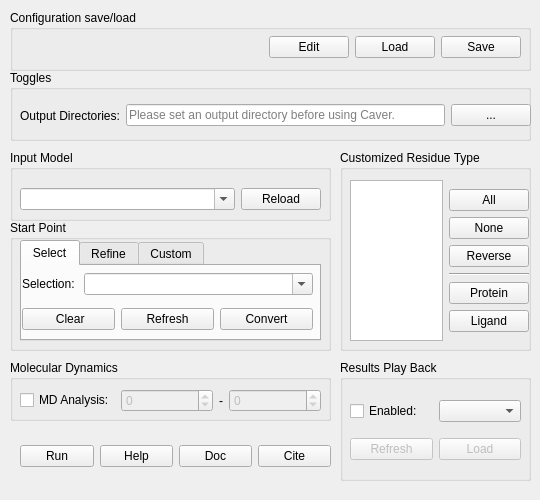
<?xml version="1.0" encoding="UTF-8"?>
<ui version="4.0">
 <class>CaverUI</class>
 <widget class="QWidget" name="CaverUI">
  <property name="geometry">
   <rect>
    <x>0</x>
    <y>0</y>
    <width>540</width>
    <height>500</height>
   </rect>
  </property>
  <property name="minimumSize">
   <size>
    <width>540</width>
    <height>500</height>
   </size>
  </property>
  <property name="maximumSize">
   <size>
    <width>540</width>
    <height>500</height>
   </size>
  </property>
  <property name="windowTitle">
   <string>Caver - PyQt</string>
  </property>
  <widget class="QGroupBox" name="groupBox">
   <property name="geometry">
    <rect>
     <x>10</x>
     <y>10</y>
     <width>521</width>
     <height>61</height>
    </rect>
   </property>
   <property name="title">
    <string>Configuration save/load</string>
   </property>
   <widget class="QWidget" name="horizontalLayoutWidget_9">
    <property name="geometry">
     <rect>
      <x>10</x>
      <y>20</y>
      <width>501</width>
      <height>34</height>
     </rect>
    </property>
    <layout class="QHBoxLayout" name="horizontalLayout_9">
     <item>
      <widget class="QLabel" name="label_configStatus">
       <property name="sizePolicy">
        <sizepolicy hsizetype="Expanding" vsizetype="Preferred">
         <horstretch>0</horstretch>
         <verstretch>0</verstretch>
        </sizepolicy>
       </property>
       <property name="toolTip">
        <string>The latest configuration info appears at here.</string>
       </property>
       <property name="text">
        <string/>
       </property>
      </widget>
     </item>
     <item>
      <layout class="QHBoxLayout" name="horizontalLayout_10">
       <item>
        <widget class="QPushButton" name="pushButton_editConfig">
         <property name="sizePolicy">
          <sizepolicy hsizetype="Fixed" vsizetype="Fixed">
           <horstretch>0</horstretch>
           <verstretch>0</verstretch>
          </sizepolicy>
         </property>
         <property name="toolTip">
          <string>Edit detailed preferences</string>
         </property>
         <property name="text">
          <string>Edit</string>
         </property>
        </widget>
       </item>
       <item>
        <widget class="QPushButton" name="pushButton_loadConfig">
         <property name="sizePolicy">
          <sizepolicy hsizetype="Fixed" vsizetype="Fixed">
           <horstretch>0</horstretch>
           <verstretch>0</verstretch>
          </sizepolicy>
         </property>
         <property name="toolTip">
          <string>Load configuration from a TXT or JSON file.</string>
         </property>
         <property name="text">
          <string>Load</string>
         </property>
        </widget>
       </item>
       <item>
        <widget class="QPushButton" name="pushButton_saveConfig">
         <property name="sizePolicy">
          <sizepolicy hsizetype="Fixed" vsizetype="Fixed">
           <horstretch>0</horstretch>
           <verstretch>0</verstretch>
          </sizepolicy>
         </property>
         <property name="toolTip">
          <string>Save current configuration to a TXT or JSON file.</string>
         </property>
         <property name="text">
          <string>Save</string>
         </property>
        </widget>
       </item>
      </layout>
     </item>
    </layout>
   </widget>
  </widget>
  <widget class="QGroupBox" name="groupBox_2">
   <property name="geometry">
    <rect>
     <x>10</x>
     <y>70</y>
     <width>521</width>
     <height>71</height>
    </rect>
   </property>
   <property name="title">
    <string>Toggles</string>
   </property>
   <widget class="QWidget" name="layoutWidget">
    <property name="geometry">
     <rect>
      <x>10</x>
      <y>20</y>
      <width>511</width>
      <height>51</height>
     </rect>
    </property>
    <layout class="QHBoxLayout" name="horizontalLayout_13">
     <item>
      <layout class="QHBoxLayout" name="horizontalLayout_12">
       <item>
        <widget class="QLabel" name="label_8">
         <property name="text">
          <string>Output Directories:</string>
         </property>
        </widget>
       </item>
       <item>
        <widget class="QLineEdit" name="lineEdit_outputDir">
         <property name="toolTip">
          <string>Output directory for saving all results</string>
         </property>
         <property name="placeholderText">
          <string>Please set an output directory before using Caver.</string>
         </property>
        </widget>
       </item>
      </layout>
     </item>
     <item>
      <widget class="QPushButton" name="pushButton_openOutputDir">
       <property name="toolTip">
        <string>Pick an output directory.</string>
       </property>
       <property name="text">
        <string>...</string>
       </property>
      </widget>
     </item>
    </layout>
   </widget>
  </widget>
  <widget class="QGroupBox" name="groupBox_3">
   <property name="geometry">
    <rect>
     <x>10</x>
     <y>150</y>
     <width>321</width>
     <height>71</height>
    </rect>
   </property>
   <property name="title">
    <string>Input Model</string>
   </property>
   <widget class="QWidget" name="horizontalLayoutWidget_2">
    <property name="geometry">
     <rect>
      <x>10</x>
      <y>30</y>
      <width>301</width>
      <height>38</height>
     </rect>
    </property>
    <layout class="QHBoxLayout" name="horizontalLayout">
     <item>
      <widget class="QComboBox" name="comboBox_inputModel">
       <property name="toolTip">
        <string>PyMOL model to be analysed.</string>
       </property>
       <property name="editable">
        <bool>true</bool>
       </property>
      </widget>
     </item>
     <item>
      <widget class="QPushButton" name="pushButton_reloadInputModel">
       <property name="sizePolicy">
        <sizepolicy hsizetype="Fixed" vsizetype="Fixed">
         <horstretch>0</horstretch>
         <verstretch>0</verstretch>
        </sizepolicy>
       </property>
       <property name="toolTip">
        <string>Reload PyMOL model objects</string>
       </property>
       <property name="text">
        <string>Reload</string>
       </property>
      </widget>
     </item>
    </layout>
   </widget>
  </widget>
  <widget class="QGroupBox" name="groupBox_4">
   <property name="geometry">
    <rect>
     <x>10</x>
     <y>220</y>
     <width>321</width>
     <height>131</height>
    </rect>
   </property>
   <property name="title">
    <string>Start Point </string>
   </property>
   <widget class="QTabWidget" name="tabWidget">
    <property name="geometry">
     <rect>
      <x>10</x>
      <y>20</y>
      <width>301</width>
      <height>101</height>
     </rect>
    </property>
    <property name="currentIndex">
     <number>0</number>
    </property>
    <widget class="QWidget" name="tab_coordinates">
     <property name="toolTip">
      <string>Use PyMOL selection to create starting point coordinates.</string>
     </property>
     <attribute name="title">
      <string>Select</string>
     </attribute>
     <widget class="QWidget" name="verticalLayoutWidget_4">
      <property name="geometry">
       <rect>
        <x>0</x>
        <y>0</y>
        <width>291</width>
        <height>71</height>
       </rect>
      </property>
      <layout class="QVBoxLayout" name="verticalLayout_3">
       <item>
        <layout class="QHBoxLayout" name="horizontalLayout_14">
         <item>
          <widget class="QLabel" name="label_9">
           <property name="text">
            <string>Selection: </string>
           </property>
          </widget>
         </item>
         <item>
          <widget class="QComboBox" name="comboBox_startPointSele">
           <property name="sizePolicy">
            <sizepolicy hsizetype="Expanding" vsizetype="Fixed">
             <horstretch>0</horstretch>
             <verstretch>0</verstretch>
            </sizepolicy>
           </property>
           <property name="toolTip">
            <string/>
           </property>
           <property name="editable">
            <bool>true</bool>
           </property>
          </widget>
         </item>
        </layout>
       </item>
       <item>
        <layout class="QHBoxLayout" name="horizontalLayout_15">
         <item>
          <widget class="QPushButton" name="pushButton_clearStartPointSele">
           <property name="toolTip">
            <string>If you wish to use Custom input, clear the selections.</string>
           </property>
           <property name="text">
            <string> Clear</string>
           </property>
          </widget>
         </item>
         <item>
          <widget class="QPushButton" name="pushButton_RefreshSelection">
           <property name="toolTip">
            <string>Refresh the selection list</string>
           </property>
           <property name="text">
            <string>Refresh</string>
           </property>
          </widget>
         </item>
         <item>
          <widget class="QPushButton" name="pushButton_convertStartPointSele">
           <property name="toolTip">
            <string>Convert selection into xyz-coordinates.</string>
           </property>
           <property name="text">
            <string>Convert</string>
           </property>
          </widget>
         </item>
        </layout>
       </item>
      </layout>
     </widget>
    </widget>
    <widget class="QWidget" name="tab_refine">
     <property name="toolTip">
      <string>Refine coordinates from PyMOL selection.</string>
     </property>
     <attribute name="title">
      <string>Refine</string>
     </attribute>
     <widget class="QWidget" name="">
      <property name="geometry">
       <rect>
        <x>10</x>
        <y>10</y>
        <width>289</width>
        <height>25</height>
       </rect>
      </property>
      <layout class="QHBoxLayout" name="horizontalLayout_27">
       <property name="spacing">
        <number>0</number>
       </property>
       <item>
        <layout class="QHBoxLayout" name="horizontalLayout_28">
         <item>
          <widget class="QLabel" name="label_20">
           <property name="text">
            <string>x=</string>
           </property>
          </widget>
         </item>
         <item>
          <widget class="QDoubleSpinBox" name="doubleSpinBox_x">
           <property name="suffix">
            <string/>
           </property>
           <property name="decimals">
            <number>1</number>
           </property>
           <property name="minimum">
            <double>-100000.000000000000000</double>
           </property>
           <property name="maximum">
            <double>100000.000000000000000</double>
           </property>
          </widget>
         </item>
        </layout>
       </item>
       <item>
        <widget class="QLabel" name="label_21">
         <property name="text">
          <string>,</string>
         </property>
        </widget>
       </item>
       <item>
        <layout class="QHBoxLayout" name="horizontalLayout_29">
         <item>
          <widget class="QLabel" name="label_22">
           <property name="text">
            <string>y=</string>
           </property>
          </widget>
         </item>
         <item>
          <widget class="QDoubleSpinBox" name="doubleSpinBox_y">
           <property name="suffix">
            <string/>
           </property>
           <property name="decimals">
            <number>1</number>
           </property>
           <property name="minimum">
            <double>-100000.000000000000000</double>
           </property>
           <property name="maximum">
            <double>100000.000000000000000</double>
           </property>
          </widget>
         </item>
        </layout>
       </item>
       <item>
        <widget class="QLabel" name="label_23">
         <property name="text">
          <string>,</string>
         </property>
        </widget>
       </item>
       <item>
        <layout class="QHBoxLayout" name="horizontalLayout_30">
         <item>
          <widget class="QLabel" name="label_24">
           <property name="text">
            <string>z=</string>
           </property>
          </widget>
         </item>
         <item>
          <widget class="QDoubleSpinBox" name="doubleSpinBox_z">
           <property name="suffix">
            <string/>
           </property>
           <property name="decimals">
            <number>1</number>
           </property>
           <property name="minimum">
            <double>-100000.000000000000000</double>
           </property>
           <property name="maximum">
            <double>100000.000000000000000</double>
           </property>
          </widget>
         </item>
        </layout>
       </item>
      </layout>
     </widget>
    </widget>
    <widget class="QWidget" name="tab_atoms">
     <property name="toolTip">
      <string>Input custom starting point settings. Atoms for atom ids, Residues for residue ids, coordinates for xyz coordinates.</string>
     </property>
     <attribute name="title">
      <string>Custom</string>
     </attribute>
     <widget class="QWidget" name="verticalLayoutWidget_2">
      <property name="geometry">
       <rect>
        <x>10</x>
        <y>10</y>
        <width>281</width>
        <height>61</height>
       </rect>
      </property>
      <layout class="QVBoxLayout" name="verticalLayout_2">
       <item>
        <layout class="QHBoxLayout" name="horizontalLayout_4">
         <item>
          <widget class="QRadioButton" name="radioButton_startAsAtoms">
           <property name="sizePolicy">
            <sizepolicy hsizetype="Fixed" vsizetype="Fixed">
             <horstretch>0</horstretch>
             <verstretch>0</verstretch>
            </sizepolicy>
           </property>
           <property name="toolTip">
            <string>starting_point_atom</string>
           </property>
           <property name="text">
            <string>Atoms</string>
           </property>
          </widget>
         </item>
         <item>
          <widget class="QRadioButton" name="radioButton_startAsResidues">
           <property name="sizePolicy">
            <sizepolicy hsizetype="Fixed" vsizetype="Fixed">
             <horstretch>0</horstretch>
             <verstretch>0</verstretch>
            </sizepolicy>
           </property>
           <property name="toolTip">
            <string>starting_point_residue</string>
           </property>
           <property name="text">
            <string>Residues</string>
           </property>
          </widget>
         </item>
         <item>
          <widget class="QRadioButton" name="radioButton_startAsCoords">
           <property name="sizePolicy">
            <sizepolicy hsizetype="Fixed" vsizetype="Fixed">
             <horstretch>0</horstretch>
             <verstretch>0</verstretch>
            </sizepolicy>
           </property>
           <property name="toolTip">
            <string>starting_point_coordinates</string>
           </property>
           <property name="text">
            <string>Coordinates</string>
           </property>
          </widget>
         </item>
        </layout>
       </item>
       <item>
        <widget class="QTextEdit" name="textEdit_startpoint">
         <property name="toolTip">
          <string>See the document for detaild syntax.</string>
         </property>
        </widget>
       </item>
      </layout>
     </widget>
    </widget>
   </widget>
  </widget>
  <widget class="QWidget" name="horizontalLayoutWidget_22">
   <property name="geometry">
    <rect>
     <x>20</x>
     <y>440</y>
     <width>311</width>
     <height>32</height>
    </rect>
   </property>
   <layout class="QHBoxLayout" name="horizontalLayout_22">
    <item>
     <widget class="QPushButton" name="pushButton_compute">
      <property name="sizePolicy">
       <sizepolicy hsizetype="Minimum" vsizetype="Fixed">
        <horstretch>0</horstretch>
        <verstretch>0</verstretch>
       </sizepolicy>
      </property>
      <property name="toolTip">
       <string>Run the analysis</string>
      </property>
      <property name="text">
       <string>Run</string>
      </property>
     </widget>
    </item>
    <item>
     <widget class="QPushButton" name="pushButton_help">
      <property name="sizePolicy">
       <sizepolicy hsizetype="Fixed" vsizetype="Fixed">
        <horstretch>0</horstretch>
        <verstretch>0</verstretch>
       </sizepolicy>
      </property>
      <property name="toolTip">
       <string>Help from the official website</string>
      </property>
      <property name="text">
       <string>Help</string>
      </property>
     </widget>
    </item>
    <item>
     <widget class="QPushButton" name="pushButton_doc">
      <property name="sizePolicy">
       <sizepolicy hsizetype="Fixed" vsizetype="Fixed">
        <horstretch>0</horstretch>
        <verstretch>0</verstretch>
       </sizepolicy>
      </property>
      <property name="toolTip">
       <string>Open document of Caver configuration</string>
      </property>
      <property name="text">
       <string>Doc</string>
      </property>
     </widget>
    </item>
    <item>
     <widget class="QPushButton" name="pushButton_cite">
      <property name="sizePolicy">
       <sizepolicy hsizetype="Fixed" vsizetype="Fixed">
        <horstretch>0</horstretch>
        <verstretch>0</verstretch>
       </sizepolicy>
      </property>
      <property name="toolTip">
       <string>Cite info</string>
      </property>
      <property name="text">
       <string>Cite</string>
      </property>
     </widget>
    </item>
   </layout>
  </widget>
  <widget class="QGroupBox" name="groupBox_5">
   <property name="geometry">
    <rect>
     <x>340</x>
     <y>150</y>
     <width>191</width>
     <height>201</height>
    </rect>
   </property>
   <property name="title">
    <string>Customized Residue Type</string>
   </property>
   <widget class="QWidget" name="horizontalLayoutWidget_23">
    <property name="geometry">
     <rect>
      <x>10</x>
      <y>30</y>
      <width>179</width>
      <height>161</height>
     </rect>
    </property>
    <layout class="QHBoxLayout" name="horizontalLayout_23">
     <item>
      <widget class="QListView" name="listView_residueType">
       <property name="sizePolicy">
        <sizepolicy hsizetype="Preferred" vsizetype="Expanding">
         <horstretch>0</horstretch>
         <verstretch>0</verstretch>
        </sizepolicy>
       </property>
       <property name="toolTip">
        <string>Residue names that takes into account. Protein residues is the default. Unselected residues will be ignored.</string>
       </property>
      </widget>
     </item>
     <item>
      <layout class="QVBoxLayout" name="verticalLayout_6">
       <item>
        <layout class="QVBoxLayout" name="verticalLayout_5">
         <item>
          <widget class="QPushButton" name="pushButton_allAA">
           <property name="sizePolicy">
            <sizepolicy hsizetype="Minimum" vsizetype="Fixed">
             <horstretch>0</horstretch>
             <verstretch>0</verstretch>
            </sizepolicy>
           </property>
           <property name="toolTip">
            <string>Select all of them.</string>
           </property>
           <property name="text">
            <string>All</string>
           </property>
          </widget>
         </item>
         <item>
          <widget class="QPushButton" name="pushButton_noneAA">
           <property name="sizePolicy">
            <sizepolicy hsizetype="Minimum" vsizetype="Fixed">
             <horstretch>0</horstretch>
             <verstretch>0</verstretch>
            </sizepolicy>
           </property>
           <property name="toolTip">
            <string>Select non of them.</string>
           </property>
           <property name="text">
            <string>None</string>
           </property>
          </widget>
         </item>
         <item>
          <widget class="QPushButton" name="pushButton_reverseAAsel">
           <property name="sizePolicy">
            <sizepolicy hsizetype="Minimum" vsizetype="Fixed">
             <horstretch>0</horstretch>
             <verstretch>0</verstretch>
            </sizepolicy>
           </property>
           <property name="toolTip">
            <string>Revese current selections.</string>
           </property>
           <property name="text">
            <string>Reverse</string>
           </property>
          </widget>
         </item>
         <item>
          <widget class="Line" name="line">
           <property name="orientation">
            <enum>Qt::Horizontal</enum>
           </property>
          </widget>
         </item>
         <item>
          <widget class="QPushButton" name="pushButton_proteinResn">
           <property name="sizePolicy">
            <sizepolicy hsizetype="Minimum" vsizetype="Fixed">
             <horstretch>0</horstretch>
             <verstretch>0</verstretch>
            </sizepolicy>
           </property>
           <property name="toolTip">
            <string>Protein residues only</string>
           </property>
           <property name="text">
            <string>Protein</string>
           </property>
          </widget>
         </item>
         <item>
          <widget class="QPushButton" name="pushButton_ligandResn">
           <property name="sizePolicy">
            <sizepolicy hsizetype="Minimum" vsizetype="Fixed">
             <horstretch>0</horstretch>
             <verstretch>0</verstretch>
            </sizepolicy>
           </property>
           <property name="toolTip">
            <string>Add non-protein residues.</string>
           </property>
           <property name="text">
            <string>Ligand</string>
           </property>
          </widget>
         </item>
        </layout>
       </item>
      </layout>
     </item>
    </layout>
   </widget>
  </widget>
  <widget class="QGroupBox" name="groupBox_6">
   <property name="geometry">
    <rect>
     <x>340</x>
     <y>360</y>
     <width>191</width>
     <height>121</height>
    </rect>
   </property>
   <property name="toolTip">
    <string>Reload historical analysis results.</string>
   </property>
   <property name="title">
    <string>Results Play Back</string>
   </property>
   <widget class="QWidget" name="verticalLayoutWidget">
    <property name="geometry">
     <rect>
      <x>10</x>
      <y>30</y>
      <width>171</width>
      <height>80</height>
     </rect>
    </property>
    <layout class="QVBoxLayout" name="verticalLayout">
     <item>
      <layout class="QHBoxLayout" name="horizontalLayout_2">
       <item>
        <widget class="QCheckBox" name="checkBox_EnablePlayBack">
         <property name="toolTip">
          <string>Enable result play backs</string>
         </property>
         <property name="text">
          <string>Enabled:</string>
         </property>
        </widget>
       </item>
       <item>
        <widget class="QComboBox" name="comboBox_RunID">
         <property name="toolTip">
          <string>Run ID that under the outputs.</string>
         </property>
        </widget>
       </item>
      </layout>
     </item>
     <item>
      <layout class="QHBoxLayout" name="horizontalLayout_3">
       <item>
        <widget class="QPushButton" name="pushButton_RefreshRunID">
         <property name="enabled">
          <bool>false</bool>
         </property>
         <property name="toolTip">
          <string>Refresh the Run IDs</string>
         </property>
         <property name="text">
          <string>Refresh</string>
         </property>
        </widget>
       </item>
       <item>
        <widget class="QPushButton" name="pushButton_LoadRunID">
         <property name="enabled">
          <bool>false</bool>
         </property>
         <property name="toolTip">
          <string>Load selected Run ID into PyMOL session.</string>
         </property>
         <property name="text">
          <string>Load</string>
         </property>
        </widget>
       </item>
      </layout>
     </item>
    </layout>
   </widget>
  </widget>
  <widget class="QGroupBox" name="groupBox_7">
   <property name="geometry">
    <rect>
     <x>10</x>
     <y>360</y>
     <width>321</width>
     <height>61</height>
    </rect>
   </property>
   <property name="title">
    <string>Molecular Dynamics</string>
   </property>
   <widget class="QWidget" name="layoutWidget">
    <property name="geometry">
     <rect>
      <x>10</x>
      <y>20</y>
      <width>301</width>
      <height>41</height>
     </rect>
    </property>
    <layout class="QHBoxLayout" name="horizontalLayout_8">
     <item>
      <widget class="QCheckBox" name="checkBox_MD">
       <property name="toolTip">
        <string>Enable MD analysis from PyMOL states.</string>
       </property>
       <property name="text">
        <string>MD Analysis:</string>
       </property>
      </widget>
     </item>
     <item>
      <layout class="QHBoxLayout" name="horizontalLayout_24">
       <item>
        <widget class="QSpinBox" name="spinBox_MD_StateMin">
         <property name="enabled">
          <bool>false</bool>
         </property>
         <property name="sizePolicy">
          <sizepolicy hsizetype="Expanding" vsizetype="Fixed">
           <horstretch>0</horstretch>
           <verstretch>0</verstretch>
          </sizepolicy>
         </property>
         <property name="toolTip">
          <string>Start state number</string>
         </property>
         <property name="suffix">
          <string/>
         </property>
         <property name="minimum">
          <number>-1</number>
         </property>
         <property name="maximum">
          <number>999999</number>
         </property>
        </widget>
       </item>
       <item>
        <widget class="QLabel" name="label">
         <property name="text">
          <string>-</string>
         </property>
         <property name="alignment">
          <set>Qt::AlignCenter</set>
         </property>
        </widget>
       </item>
       <item>
        <widget class="QSpinBox" name="spinBox_MD_StateMax">
         <property name="enabled">
          <bool>false</bool>
         </property>
         <property name="sizePolicy">
          <sizepolicy hsizetype="Expanding" vsizetype="Fixed">
           <horstretch>0</horstretch>
           <verstretch>0</verstretch>
          </sizepolicy>
         </property>
         <property name="toolTip">
          <string>End state number.</string>
         </property>
         <property name="minimum">
          <number>-1</number>
         </property>
         <property name="maximum">
          <number>999999</number>
         </property>
        </widget>
       </item>
      </layout>
     </item>
    </layout>
   </widget>
  </widget>
 </widget>
 <resources/>
 <connections>
  <connection>
   <sender>checkBox_EnablePlayBack</sender>
   <signal>toggled(bool)</signal>
   <receiver>pushButton_RefreshRunID</receiver>
   <slot>setEnabled(bool)</slot>
   <hints>
    <hint type="sourcelabel">
     <x>393</x>
     <y>437</y>
    </hint>
    <hint type="destinationlabel">
     <x>395</x>
     <y>481</y>
    </hint>
   </hints>
  </connection>
  <connection>
   <sender>checkBox_EnablePlayBack</sender>
   <signal>toggled(bool)</signal>
   <receiver>pushButton_LoadRunID</receiver>
   <slot>setEnabled(bool)</slot>
   <hints>
    <hint type="sourcelabel">
     <x>393</x>
     <y>437</y>
    </hint>
    <hint type="destinationlabel">
     <x>477</x>
     <y>481</y>
    </hint>
   </hints>
  </connection>
  <connection>
   <sender>checkBox_MD</sender>
   <signal>toggled(bool)</signal>
   <receiver>spinBox_MD_StateMin</receiver>
   <slot>setEnabled(bool)</slot>
   <hints>
    <hint type="sourcelabel">
     <x>92</x>
     <y>449</y>
    </hint>
    <hint type="destinationlabel">
     <x>199</x>
     <y>449</y>
    </hint>
   </hints>
  </connection>
  <connection>
   <sender>checkBox_MD</sender>
   <signal>toggled(bool)</signal>
   <receiver>spinBox_MD_StateMax</receiver>
   <slot>setEnabled(bool)</slot>
   <hints>
    <hint type="sourcelabel">
     <x>92</x>
     <y>449</y>
    </hint>
    <hint type="destinationlabel">
     <x>287</x>
     <y>449</y>
    </hint>
   </hints>
  </connection>
 </connections>
</ui>
